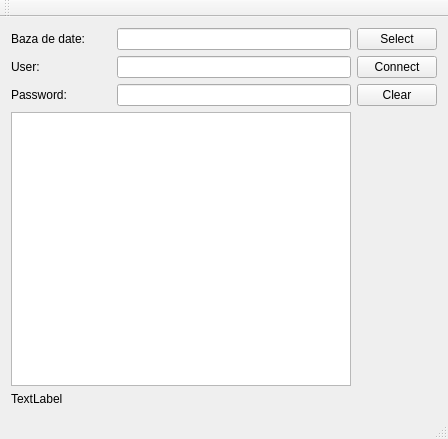
<?xml version="1.0" encoding="UTF-8"?>
<ui version="4.0">
 <class>MainWindow</class>
 <widget class="QMainWindow" name="MainWindow">
  <property name="geometry">
   <rect>
    <x>0</x>
    <y>0</y>
    <width>448</width>
    <height>439</height>
   </rect>
  </property>
  <property name="windowTitle">
   <string>MainWindow</string>
  </property>
  <widget class="QWidget" name="centralWidget">
   <layout class="QGridLayout" name="gridLayout">
    <item row="1" column="1">
     <widget class="QPushButton" name="connectButton">
      <property name="sizePolicy">
       <sizepolicy hsizetype="Fixed" vsizetype="Fixed">
        <horstretch>0</horstretch>
        <verstretch>0</verstretch>
       </sizepolicy>
      </property>
      <property name="text">
       <string>Connect</string>
      </property>
     </widget>
    </item>
    <item row="2" column="0">
     <layout class="QHBoxLayout" name="horizontalLayout_3">
      <item>
       <widget class="QLabel" name="passwordLabel">
        <property name="sizePolicy">
         <sizepolicy hsizetype="Fixed" vsizetype="Preferred">
          <horstretch>0</horstretch>
          <verstretch>0</verstretch>
         </sizepolicy>
        </property>
        <property name="minimumSize">
         <size>
          <width>100</width>
          <height>0</height>
         </size>
        </property>
        <property name="text">
         <string>Password:</string>
        </property>
       </widget>
      </item>
      <item>
       <widget class="QLineEdit" name="passwdLineEdit">
        <property name="sizePolicy">
         <sizepolicy hsizetype="Minimum" vsizetype="Fixed">
          <horstretch>1</horstretch>
          <verstretch>0</verstretch>
         </sizepolicy>
        </property>
       </widget>
      </item>
     </layout>
    </item>
    <item row="5" column="0" colspan="2">
     <widget class="QLabel" name="label">
      <property name="text">
       <string>TextLabel</string>
      </property>
     </widget>
    </item>
    <item row="2" column="1">
     <widget class="QPushButton" name="clearButton">
      <property name="sizePolicy">
       <sizepolicy hsizetype="Fixed" vsizetype="Fixed">
        <horstretch>0</horstretch>
        <verstretch>0</verstretch>
       </sizepolicy>
      </property>
      <property name="text">
       <string>Clear</string>
      </property>
     </widget>
    </item>
    <item row="4" column="0">
     <widget class="QTableWidget" name="tableWidget">
      <property name="sizePolicy">
       <sizepolicy hsizetype="Expanding" vsizetype="Expanding">
        <horstretch>0</horstretch>
        <verstretch>0</verstretch>
       </sizepolicy>
      </property>
     </widget>
    </item>
    <item row="1" column="0">
     <layout class="QHBoxLayout" name="horizontalLayout_2">
      <item>
       <widget class="QLabel" name="userLabel">
        <property name="sizePolicy">
         <sizepolicy hsizetype="Fixed" vsizetype="Preferred">
          <horstretch>0</horstretch>
          <verstretch>0</verstretch>
         </sizepolicy>
        </property>
        <property name="minimumSize">
         <size>
          <width>100</width>
          <height>0</height>
         </size>
        </property>
        <property name="text">
         <string>User:</string>
        </property>
       </widget>
      </item>
      <item>
       <widget class="QLineEdit" name="userLineEdit">
        <property name="sizePolicy">
         <sizepolicy hsizetype="Minimum" vsizetype="Fixed">
          <horstretch>0</horstretch>
          <verstretch>0</verstretch>
         </sizepolicy>
        </property>
       </widget>
      </item>
     </layout>
    </item>
    <item row="0" column="1">
     <widget class="QPushButton" name="selectButton">
      <property name="sizePolicy">
       <sizepolicy hsizetype="Fixed" vsizetype="Fixed">
        <horstretch>0</horstretch>
        <verstretch>0</verstretch>
       </sizepolicy>
      </property>
      <property name="text">
       <string>Select</string>
      </property>
     </widget>
    </item>
    <item row="0" column="0">
     <layout class="QHBoxLayout" name="horizontalLayout">
      <item>
       <widget class="QLabel" name="dataBaseLabel">
        <property name="sizePolicy">
         <sizepolicy hsizetype="Fixed" vsizetype="Preferred">
          <horstretch>0</horstretch>
          <verstretch>0</verstretch>
         </sizepolicy>
        </property>
        <property name="minimumSize">
         <size>
          <width>100</width>
          <height>0</height>
         </size>
        </property>
        <property name="text">
         <string>Baza de date:</string>
        </property>
       </widget>
      </item>
      <item>
       <widget class="QLineEdit" name="dbLineEdit">
        <property name="sizePolicy">
         <sizepolicy hsizetype="Minimum" vsizetype="Fixed">
          <horstretch>1</horstretch>
          <verstretch>0</verstretch>
         </sizepolicy>
        </property>
       </widget>
      </item>
     </layout>
    </item>
   </layout>
  </widget>
  <widget class="QMenuBar" name="menuBar">
   <property name="geometry">
    <rect>
     <x>0</x>
     <y>0</y>
     <width>448</width>
     <height>25</height>
    </rect>
   </property>
  </widget>
  <widget class="QToolBar" name="mainToolBar">
   <attribute name="toolBarArea">
    <enum>TopToolBarArea</enum>
   </attribute>
   <attribute name="toolBarBreak">
    <bool>false</bool>
   </attribute>
  </widget>
  <widget class="QStatusBar" name="statusBar"/>
 </widget>
 <layoutdefault spacing="6" margin="11"/>
 <resources/>
 <connections>
  <connection>
   <sender>selectButton</sender>
   <signal>clicked()</signal>
   <receiver>MainWindow</receiver>
   <slot>ChooseDatabaseFile()</slot>
   <hints>
    <hint type="sourcelabel">
     <x>303</x>
     <y>70</y>
    </hint>
    <hint type="destinationlabel">
     <x>303</x>
     <y>199</y>
    </hint>
   </hints>
  </connection>
 </connections>
 <slots>
  <slot>ChooseDatabaseFile()</slot>
 </slots>
</ui>
